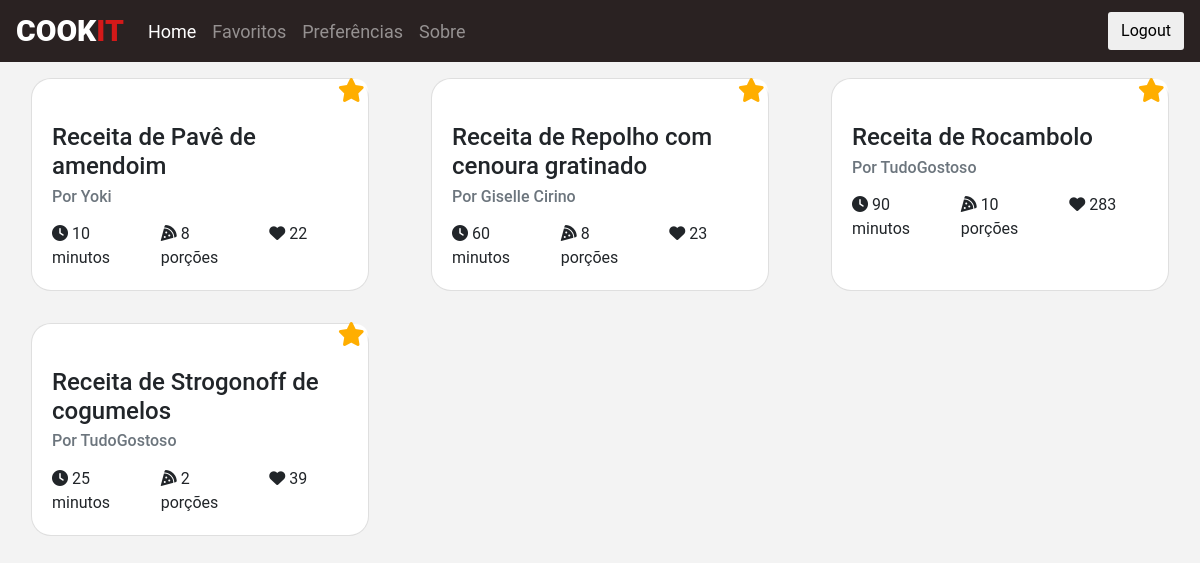
The page /favorites (signed in) on the database its author committed.
### models.py (models this page shows, shortened)
class Recipe(db.Model):
    id = db.Column(db.Integer, primary_key=True)
    name = db.Column(db.String(200), nullable=False)
    preptime = db.Column(db.Integer, nullable=False)
    likes = db.Column(db.Integer, nullable=False)
    portions = db.Column(db.Integer, nullable=False)
    ingredients = db.Column(db.String(2000), nullable=False)
    url = db.Column(db.String(200), nullable=False)
    imgUrl = db.Column(db.String(200), nullable=True)
    author = db.Column(db.String(200), nullable=False)

### routes.py (the view)
@app.route('/favorites', methods=['POST', 'GET'])
def favorites():
    if not current_user.is_authenticated:
        flash('Você ainda não está logado para usar os Favoritos', 'info')
        return redirect(url_for('login'))
    if request.method == 'POST':
        try:
            data = request.form
            favorite = Favorite.query.filter_by(user_id=data['user_id'],recipe_id=data['recipe_id']).first()
            if favorite:
                try:
                    db.session.delete(favorite)
                    db.session.commit()
                    return "deu certo", 201
                except:
                    abort(404, message="Ocorreu um erro deletando")
            else:
                favorite = Favorite(user_id=data['user_id'], recipe_id=data['recipe_id'])
                try:
                    db.session.add(favorite)
                    db.session.commit()
                    return "deu certo", 201
                except:
                    abort(404, message="Algma coisa deu errado durante o commit")
        except:
            abort(404, message="Faltou dados no form")
        return "deu certo", 201
    else:
        try:
            data = current_user.id
            print(data, flush=True)
            favorites = Favorite.query.filter_by(user_id=data).order_by(Favorite.recipe_id).all()
            rec = list()
            for f in favorites:
                r = Recipe.query.filter_by(id=f.recipe_id).first()
                rec.append(r)
            if(len(rec)==0):
                flash("Você ainda não tem nenhum favorito, tente adicionar alguns!", 'info')
            return render_template("favorites.html", recipes = rec)
        except:
            abort(404, message="Algma coisa deu errado durante a busca")
        return "ola"

### models.py (called while the page is built)
@login_manager.user_loader
def loadUser(id):
    return User.query.get(int(id))

### templates/favorites.html (shortened to what this page needs)
{% extends "base.html" %}
{% block css %}
<link href="{{ url_for('static', filename='css/card-item.css') }}" rel="stylesheet">
<link href="{{ url_for('static', filename='css/search.css') }}" rel="stylesheet">
{% endblock %}
{% block content %}
{% if recipes|length != 0 %}
<div class="container-fluid recipes-container" id="mydiv">
    <div class="row align-items-start recipe-row align-items-stretch">
        {% for row in recipes|batch(1) %}
            {% for recipe in row %}
            <div class="col-lg-4 col-md-6 recipe-col float-left d-flex align-items-stretch" id="recipe-col{{recipe.id}}">
                <a href="{{recipe.url}}">
                <div class="card recipe-card m-3" id="recipe-card{{recipe.id}}" >
                    <div class="container card-igm-top" style="background-image: linear-gradient(to top right, rgba(255, 255, 255, 0) 0, rgba(255, 255, 255, 0), rgba(255, 255, 255, 0), rgba(255, 255, 255, 1) 85%),url({{recipe.imgUrl}});">
                        {% if current_user.is_authenticated %}
                            <a class="fa fa-star btn2" style="color: #ffae00" id="starbt1{{recipe.id}}"></a>
                        {% endif %}
                    </div>
                    <div class="card-body">
                        <h4 class="card-title">{{ recipe.name }}</h4>
                        <h6 class="card-subtitle mb-3 text-muted">Por {{ recipe.author }}</h6>
                        <div class="row mb">
                            <div class="col-sm-4">
                                <p class="card-text"> <i class="fas fa-clock"></i> {{ recipe.preptime }} minutos</p>
                            </div>
                            <div class="col-sm-4">
                                <p class="card-text"><i class="fas fa-pizza-slice"></i> {{ recipe.portions }} porções</p>
                            </div>
                            <div class="col-sm-4">
                                <p class="card-text"> <i class="fa fa-heart" aria-hidden="true"></i> {{ recipe.likes }}</p>
                            </div>
                        </div>
                    </div>
                </div>
                </a>
            </div>
            {% endfor %}
        {% endfor %}
    </div>
</div>
{% endif %}
{% endblock %}

### templates/base.html (shortened to what this page needs)
<!doctype html>
<html lang="en">
  <head>
    <link rel="stylesheet" href="https://maxcdn.bootstrapcdn.com/bootstrap/4.0.0/css/bootstrap.min.css">
    <link href="{{ url_for('static', filename='css/navbar.css') }}" rel="stylesheet">
    <link href="{{ url_for('static', filename='css/tagsinput.css') }}" rel="stylesheet">
    <link rel="stylesheet" href="https://cdnjs.cloudflare.com/ajax/libs/font-awesome/4.7.0/css/font-awesome.min.css">
    {% block css %} {% endblock %}
  </head>
  <body>
    <nav class="navbar navbar-fixed-top navbar-expand-md navbar-dark">
      <a class="navbar-brand brand-name" href="{{url_for('index')}}"><h3>Cook<span>it</span></h3></a>
      <div class="collapse navbar-collapse" id="navbarSupportedContent">
        <ul class="navbar-nav mr-auto">
          <li class="nav-item active">
            <a class="nav-link" href="{{url_for('index')}}">Home <span class="sr-only">(current)</span></a>
          </li>
          <li class="nav-item">
            <a class="nav-link" href="{{url_for('favorites')}}">Favoritos</a>
          </li>
          <li class="nav-item">
            <a class="nav-link" href="#">Preferências</a>
          </li>
          <li class="nav-item">
            <a class="nav-link" href="#">Sobre</a>
          </li>
        </ul>
        {% if current_user.is_authenticated %}
        <form action="{{url_for('logout')}}">
          <button class="btn btn-default my-2 my-sm-0" type="submit">Logout</button>
        </form>
        {% else %}
          <form action="{{url_for('login')}}">
            <button class="btn btn-default my-2 my-sm-0" type="submit">Login</button>
          </form>
        {% endif %}
      </div>
    </nav>
      {% block content %} {% endblock %}
  </body>
</html>

### static/css/navbar.css (style rules this page uses)
.navbar { background: #2a2222; }
.nav-item { font-size: large; }
.brand-name h3 { color: #fff; margin: 0; text-transform: uppercase; font-size: 30px; font-weight: 900; }
.brand-name span { color: #d31919; }

### static/css/card-item.css (style rules this page uses)
a { color: inherit; text-decoration: none; }
.recipe-card { border-radius: 20px; }
.recipe-col { border-radius: 20px; }
.container { border-radius: 20px; background-size: cover; }
@media screen and (min-width:992px) { .btn2 { font-size: min(calc(20px + .8vw), 2vw); } }
.btn2 { position: absolute; top: 5%; left: 95%; transform: translate(-50%, -50%); -ms-transform: translate(-50%, -50%); color: #ffae00; border: none; cursor: pointer; border-radius: 5px; border:0; background:transparent; }

### static/css/search.css (style rules this page uses)
body { background: #f3f3f3; font-family: 'Roboto', sans-serif; }
.form-control, .btn { border-radius: 3px; }

### rows shown on the page
Recipe: name "Receita de Pavê de amendoim", author "Yoki", preptime "10", portions "8", likes "22"
Recipe: name "Receita de Repolho com cenoura gratinado", author "Giselle Cirino", preptime "60", portions "8", likes "23"
Recipe: name "Receita de Rocambolo", author "TudoGostoso", preptime "90", portions "10", likes "283"
Recipe: name "Receita de Strogonoff de cogumelos", author "TudoGostoso", preptime "25", portions "2", likes "39"
